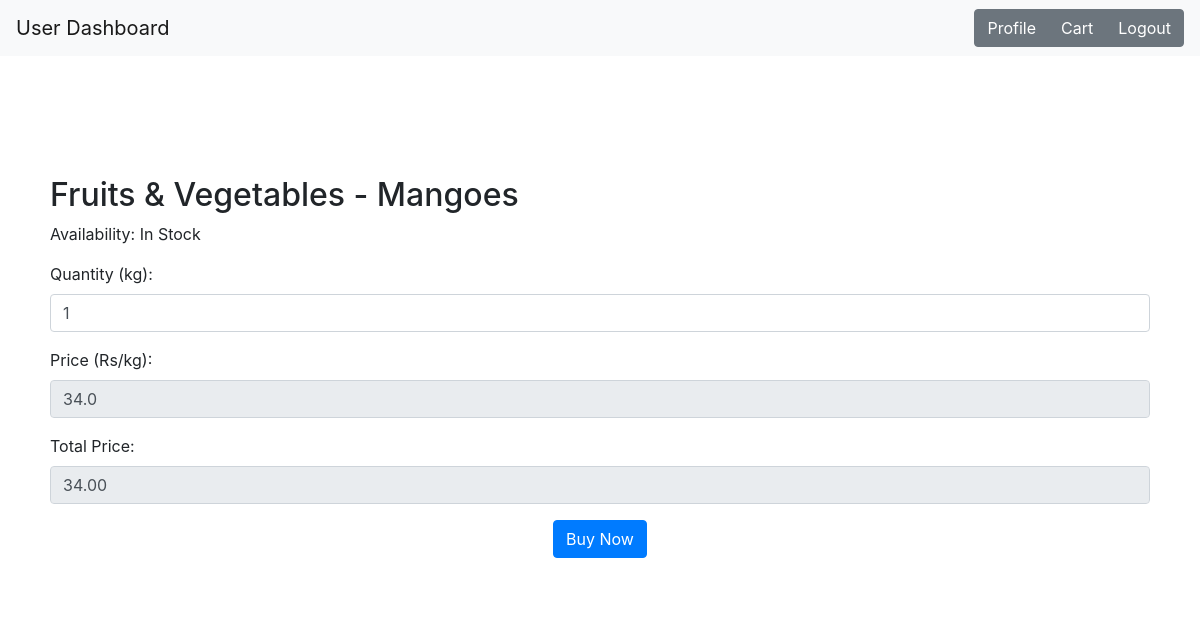
/buy_section/Mangoes (signed in), run on the app's committed database.
### main.py (models this page shows, shortened)
class Category(db.Model):
    id = db.Column(db.Integer, primary_key=True)
    name = db.Column(db.String(50), unique=True, nullable=False)
    products = db.relationship('Product', backref='category', lazy=True)

class Product(db.Model):
    id = db.Column(db.Integer, primary_key=True)
    name = db.Column(db.String(50), unique=True, nullable=False)
    unit = db.Column(db.String(20), nullable=False)
    rate_per_unit = db.Column(db.Float, nullable=False)
    quantity = db.Column(db.Integer, nullable=False)
    category_id = db.Column(db.Integer, db.ForeignKey('category.id'), nullable=False)
    Manufacturing_Date = db.Column(db.Date, default='2023-09-24')
    Expiry_Date = db.Column(db.Date, default='2023-09-24')

### main.py (the view, shortened to what this page needs)
@app.route('/buy_section/<item_name>', methods=['GET', 'POST'])
def buy_section(item_name):
    if 'logged_in' not in session:
        flash("Wrong username or password", 'danger')
        return redirect(url_for('home'))
    product = Product.query.filter_by(name=item_name).first()
    if product is None:
        return "Product not found", 404
    availability = "In Stock" if product.quantity > 0 else "Out of Stock"
    rate_per_unit = product.rate_per_unit
    category = Category.query.filter_by(id=product.category_id).first()
    category_name = category.name if category else "Unknown"
    return render_template(
        'buy_section.html',
        item_name=item_name,
        availability=availability,
        price=rate_per_unit,
        category=category_name
    )

### templates/buy_section.html (shortened to what this page needs)
<!DOCTYPE html>
<html lang="en">
<head>
    <link href="https://maxcdn.bootstrapcdn.com/bootstrap/4.5.2/css/bootstrap.min.css" rel="stylesheet">
</head>
<body>
    <nav class="navbar navbar-light bg-light">
        <a class="navbar-brand" href="{{ url_for('user_dashboard') }}">User Dashboard</a>
        <div class="btn-group">
            <a href="{{ url_for('profile') }}" class="btn btn-secondary">Profile</a>
            <a href="{{ url_for('cart') }}" class="btn btn-secondary">Cart</a>
            <a href="{{ url_for('logout_user') }}" class="btn btn-secondary">Logout</a>
        </div>
    </nav>
<div class="container">
    <h2>{{category}} - {{ item_name }}</h2>
    <p>Availability: {{ availability }}</p>
    <form id="buy-form" method="post">
    <div class="form-group">
        <label for="quantity">Quantity (kg):</label>
        <input type="number" id="quantity" name="quantity" class="form-control" value="1" min="1">
    </div>
    <div class="form-group">
        <label for="price">Price (Rs/kg):</label>
        <input type="text" id="price" name="price" class="form-control" value="{{ price }}" readonly>
    </div>
    <div class="form-group">
        <label for="total">Total Price:</label>
        <input type="text" id="total" name="total" class="form-control" readonly>
    </div>
    <div class="form-group btn-centered">
        <input type="submit" value="Buy Now" class="btn btn-primary">
    </div>
</form>
</div>
</body>
</html>

### data on the page
Category: name "Fruits & Vegetables"
Product: name "Mangoes", price "34.0"

### other printed values
{{ availability }} "In Stock"
